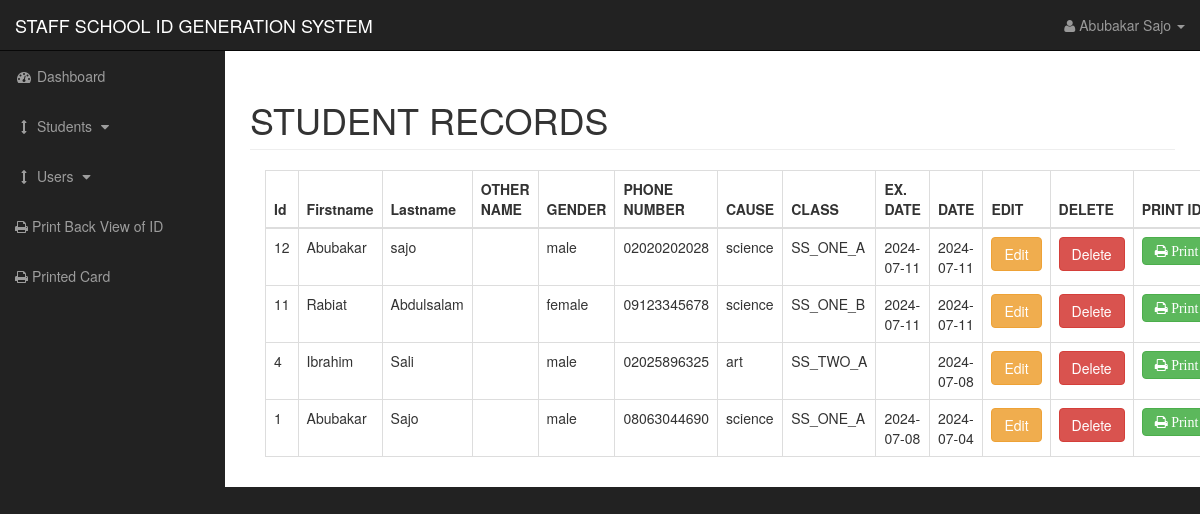
The page /viewstudents.php (signed in) on the database its author committed.
### tables this page shows
CREATE TABLE `tblstudents` (
  `stu_id` int(11) NOT NULL,
  `user_id` int(11) NOT NULL,
  `firstname` varchar(50) NOT NULL,
  `lastname` varchar(50) NOT NULL,
  `othername` varchar(50) NOT NULL,
  `gender` varchar(7) NOT NULL,
  `phonenumber` varchar(15) NOT NULL,
  `couse` varchar(30) NOT NULL,
  `stu_class` varchar(30) NOT NULL,
  `stu_img` varchar(255) NOT NULL,
  `exp_date` varchar(15) NOT NULL,
  `created_date` date NOT NULL
);

### viewstudents.php (the view, shortened to what this page needs)
<?php include "includes/header.php";?>
    <div id="wrapper">
        <?php include "includes/nav.php";?>
        <div id="page-wrapper">
            <div class="container-fluid">
                <div class="row">
                    <div class="col-lg-12">
                        <h1 class="page-header">
                         STUDENT RECORDS
                        </h1>
                        <div class="col-xs-12">
                        <table class="table table-bordered table-hover">
                            <thead>
                                <tr>
                                    <th>Id</th>
                                    <th>Firstname</th>
                                    <th>Lastname</th>
                                    <th>OTHER NAME</th>
                                    <th>GENDER</th>
                                    <th>PHONE NUMBER</th>
                                    <th>CAUSE</th>
                                    <th>CLASS</th>
                                    <th>EX. DATE</th>
                                    <th>DATE</th>
                                    <th>EDIT</th>
                                    <th>DELETE</th>
                                    <th>PRINT ID</th>
                                </tr>
                                </thead>
                                <tbody>
                    <?php
                        $query = "SELECT * FROM tblstudents ORDER BY stu_id DESC";
                        $select_all_students = mysqli_query($conn, $query);
                        if(mysqli_num_rows($select_all_students) > 0){
                            while($row = mysqli_fetch_assoc($select_all_students)){
                                $stu_id     = $row['stu_id'];
                                $firstname  = $row['firstname'];
                                $lastname   = $row['lastname'];
                                $othername  = $row['othername'];
                                $gender     = $row['gender'];
                                $phonenumber= $row['phonenumber'];
                                $couse      = $row['couse'];
                                $stu_class  = $row['stu_class'];
                                $exp_date  = $row['exp_date'];
                                $created_at = $row['created_date'];
                                echo "<tr>";
                                echo "<td>{$stu_id}</td>";
                                if (isset($_GET['u_id']) and $_GET['u_id'] === $user_id) {
                                echo "<td style='color: blue'>{$firstname}</td>";
                                }else{
                                    echo "<td>{$firstname}</td>";
                                }
                                echo "<td>{$lastname}</td>";
                                echo "<td>{$othername}</td>";
                                echo "<td>{$gender}</td>";
                                echo "<td>{$phonenumber}</td>";
                                echo "<td>{$couse}</td>";
                                echo "<td>{$stu_class}</td>";
                                echo "<td>{$exp_date}</td>";
                                echo "<td>{$created_at}</td>";
                                echo "<td><a href='edit_student.php?id={$stu_id}' class='btn btn-warning'>Edit</a></td>";
                                echo "<td><a onClick='return confirm(\"Are you sure, you want to Delete!\")' href='viewstudents.php?id={$stu_id}' class='btn btn-danger'>Delete</a></td>";
                                echo "<td><a href='print_stu_id.php?id={$stu_id}' class='btn btn-success fa fa-print'> Print </a></td>";
                                echo "</tr>";
                            }
                        }else{
                            echo "<h2 class='No Student Available</h2>'>";
                        }
                    ?>
                                </tbody>
                           </table>
                        </div>
                    </div>
                </div>
            </div>
        </div>
    </div>
    <?php include "includes/footer.php";?>

### css/sb-admin.css (style rules this page uses)
body { margin-top: 100px; background-color: #222; }
@media (min-width:768px) { body { margin-top: 50px; } }
#wrapper { padding-left: 0; }
#page-wrapper { width: 100%; padding: 0; background-color: #fff; }
@media (min-width:768px) { #wrapper { padding-left: 225px; } }
@media (min-width:768px) { #page-wrapper { padding: 10px; } }

### rows shown on the page
tblstudents: stu_id "12", firstname "Abubakar", lastname "sajo", gender "male", phonenumber "02020202028", couse "science", stu_class "SS_ONE_A", exp_date "2024-07-11", created_date "2024-07-11"
tblstudents: stu_id "11", firstname "Rabiat", lastname "Abdulsalam", gender "female", phonenumber "09123345678", couse "science", stu_class "SS_ONE_B", exp_date "2024-07-11", created_date "2024-07-11"
tblstudents: stu_id "4", firstname "Ibrahim", lastname "Sali", gender "male", phonenumber "02025896325", couse "art", stu_class "SS_TWO_A", created_date "2024-07-08"
tblstudents: stu_id "1", firstname "Abubakar", lastname "Sajo", gender "male", phonenumber "08063044690", couse "science", stu_class "SS_ONE_A", exp_date "2024-07-08", created_date "2024-07-04"
